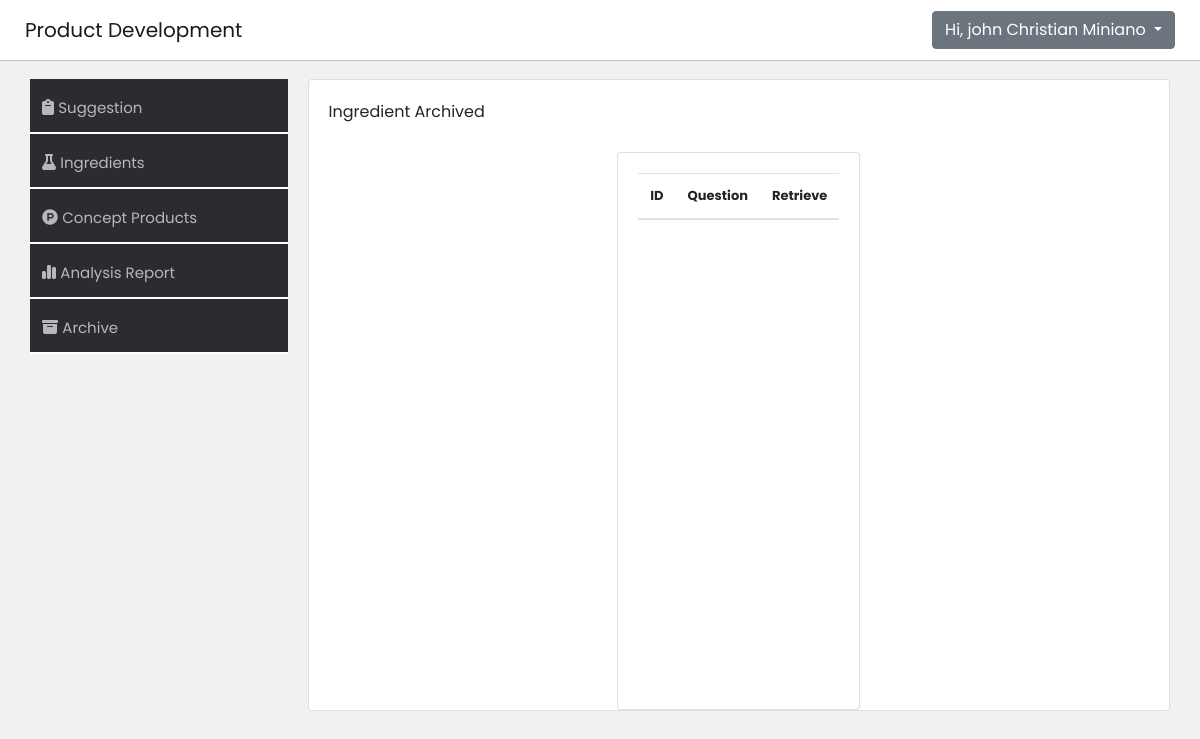
The page /product-development-system/webpage/retrieve-question.php (signed in) on the database as committed earlier.
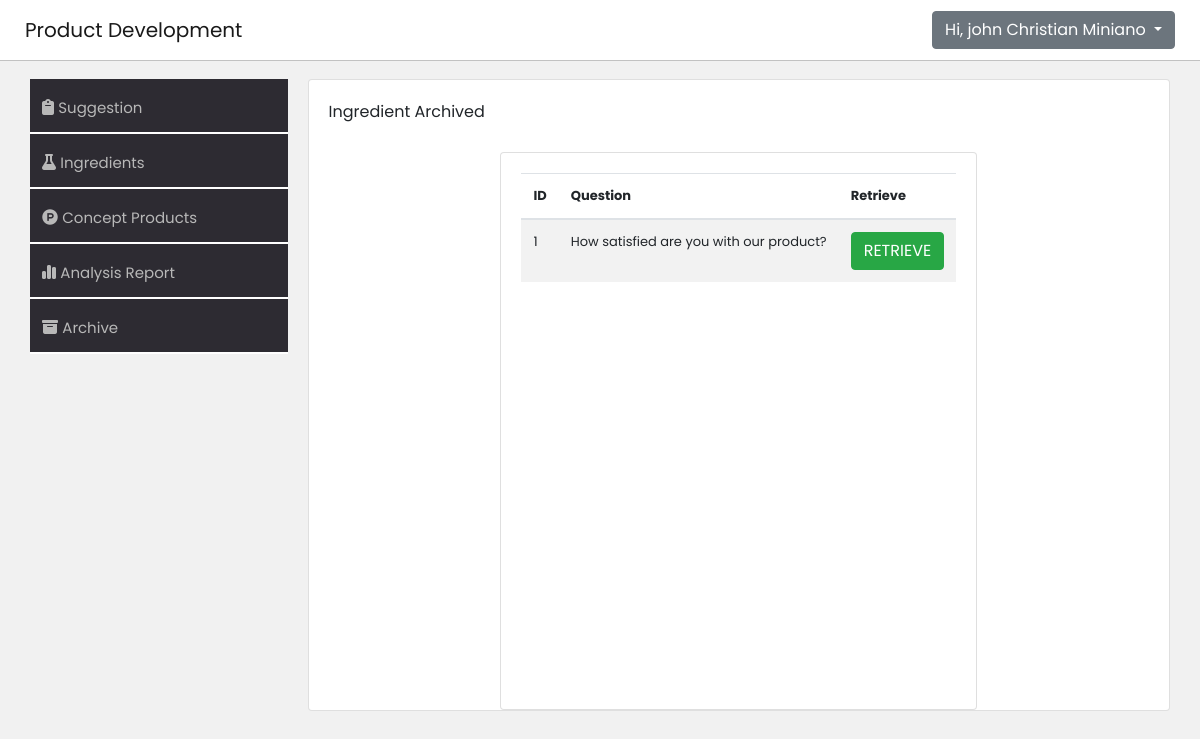
The same page on the database as committed later.
### tables this page shows
CREATE TABLE `tbl_question` (
  `id` int(11) NOT NULL,
  `question` varchar(255) DEFAULT NULL,
  `archive` varchar(255) DEFAULT NULL
);

### product-development-system/webpage/retrieve-question.php (the view, shortened to what the changed rows need)
<!DOCTYPE html>
<html lang="en">
<head>
    <link rel="stylesheet" href="https://stackpath.bootstrapcdn.com/bootstrap/4.2.1/css/bootstrap.min.css">
    <link rel="stylesheet" href="https://cdn.datatables.net/1.10.18/css/dataTables.bootstrap4.min.css">
    <link rel="stylesheet" href="./css/suggestion.css">
</head>
<body>
    <main>
        <div class="container ">
            <div class="cont-right">
                <div class="card">
                    <div class="container">
                        <div class="card">
                            <div class="card-body">
                                <?php
                                include_once '../webpage/includes/db-connection.php';
                                $query = "SELECT * FROM tbl_question WHERE archive = 'true'";
                                $query_run = mysqli_query($conn, $query);
                                ?>
                                <table id="datatableid" class="table table-striped table-responsive">
                                    <thead>
                                        <tr>
                                            <th scope="col"> ID</th>
                                            <th scope="col">Question</th>
                                            <th scope="col"> Retrieve </th>
                                        </tr>
                                    </thead>
                                    <tbody>
                                        <?php
                                        if ($query_run) {
                                            foreach ($query_run as $row) {
                                        ?>
                                                <tr>
                                                    <td><?php echo $row['id']; ?></td>
                                                    <td><?php echo $row['question']; ?></td>
                                                    <td>
                                                        <button type="button" class="btn btn-success retrievebtn3"> RETRIEVE </button>
                                                    </td>
                                                </tr>
                                        <?php
                                            }
                                        } else {
                                            echo "No Record Found";
                                        }
                                        ?>
                                    </tbody>
                                </table>
                            </div>
                        </div>
                    </div>
                </div>
    </main>
</body>
</html>

Rows that differ between the two databases and show on the page:
now on this page (row edited): tbl_question: id "1", question "How satisfied are you with our product?"
